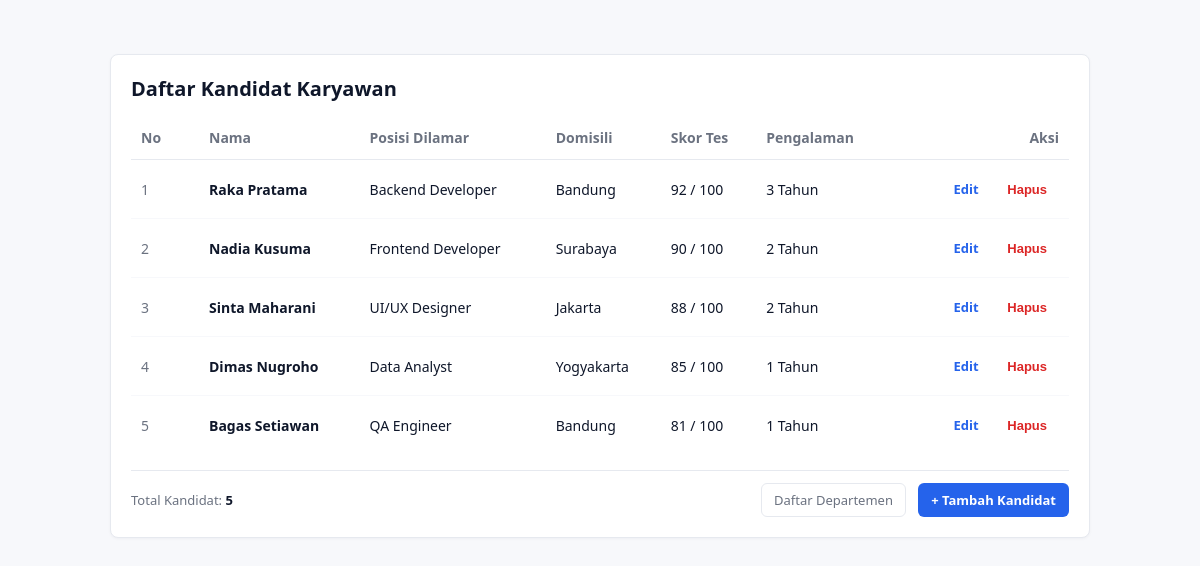
Page /project/index.php on the committed database.
### tables this page shows
CREATE TABLE `kandidat` (
  `id` int NOT NULL AUTO_INCREMENT,
  `nama` varchar(100) NOT NULL,
  `posisi` varchar(100) NOT NULL,
  `domisili` varchar(100) NOT NULL,
  `skorTes` int NOT NULL DEFAULT '0',
  `pengalamanTahun` int NOT NULL DEFAULT '0',
  PRIMARY KEY (`id`)
);

### project/models/DB.php (called while the page is built, shortened)
<?php
class DB {
    private string $host = "localhost";
    private string $db_name = "mvp_kandidat_db";
    private string $username = "root";
    private string $password = "";
    private ?PDO $conn = null;
    private ?PDOStatement $result = null;
    public function __construct(
        string $host = "localhost",
        string $db_name = "mvp_kandidat_db",
        string $username = "root",
        string $password = ""
    ) {
        $this->host = $host;
        $this->db_name = $db_name;
        $this->username = $username;
        $this->password = $password;
        $this->conn = $this->connect();
    }
    public function connect(): PDO {
        try {
            $dsn = "mysql:host={$this->host};dbname={$this->db_name};charset=utf8mb4";
            $options = [
                PDO::ATTR_ERRMODE => PDO::ERRMODE_EXCEPTION,
                PDO::ATTR_DEFAULT_FETCH_MODE => PDO::FETCH_ASSOC,
                PDO::ATTR_EMULATE_PREPARES => false,
            ];
            return new PDO($dsn, $this->username, $this->password, $options);
        } catch (PDOException $e) {
            throw new RuntimeException("Koneksi Database Gagal: " . $e->getMessage(), 0, $e);
        }
    }
    public function executeQuery(string $query, array $params = []): PDOStatement {
        try {
            $stmt = $this->conn->prepare($query);
            $stmt->execute($params);
            $this->result = $stmt;
            return $stmt;
        } catch (PDOException $e) {
            throw new RuntimeException("Query Gagal: " . $e->getMessage(), 0, $e);
        }
    }
    public function getAllResult(): array {
        return $this->result->fetchAll(PDO::FETCH_ASSOC);
    }
}
?>

### project/models/TabelKandidat.php (called while the page is built, shortened)
<?php
require_once __DIR__ . '/DB.php';
require_once __DIR__ . '/Kandidat.php';
class TabelKandidat extends DB implements KontrakModel {
    private function mapRowToKandidat(array $row): Kandidat {
        return new Kandidat(
            (int)$row['id'],
            $row['nama'],
            $row['posisi'],
            $row['domisili'],
            (int)$row['skorTes'],
            (int)$row['pengalamanTahun']
        );
    }
    public function getAllKandidat(): array {
        $query = "SELECT * FROM kandidat ORDER BY skorTes DESC, id ASC";
        $this->executeQuery($query);
        $rows = $this->getAllResult();
        $list = [];
        foreach ($rows as $row) {
            $list[] = $this->mapRowToKandidat($row);
        }
        return $list;
    }
}
?>

### project/models/Kandidat.php (called while the page is built, shortened)
<?php
class Kandidat {
    private ?int $id;
    private string $nama;
    private string $posisi;
    private string $domisili;
    private int $skorTes;
    private int $pengalamanTahun;
    public function __construct(
        ?int $id,
        string $nama,
        string $posisi,
        string $domisili,
        int $skorTes,
        int $pengalamanTahun
    ) {
        $this->id = $id;
        $this->nama = $nama;
        $this->posisi = $posisi;
        $this->domisili = $domisili;
        $this->skorTes = $skorTes;
        $this->pengalamanTahun = $pengalamanTahun;
    }
    public function getId(): ?int { return $this->id; }
    public function getNama(): string { return $this->nama; }
    public function getPosisi(): string { return $this->posisi; }
    public function getDomisili(): string { return $this->domisili; }
    public function getSkorTes(): int { return $this->skorTes; }
    public function getPengalamanTahun(): int { return $this->pengalamanTahun; }
}
?>

### project/views/ViewKandidat.php (called while the page is built, shortened)
<?php
class ViewKandidat implements KontrakView {
    private string $skinPath;
    public function __construct(string $skinPath = '', string $formPath = '') {
        $this->skinPath = $skinPath ?: __DIR__ . '/../template/skin.html';
    }
    public function renderDaftar(string $tableRowsHtml, int $totalData): string {
        $template = file_get_contents($this->skinPath);
        $tokens = [
            '{{TABLE_ROWS}}' => $tableRowsHtml,
            '{{TOTAL_DATA}}' => (string)$totalData,
        ];
        return str_replace(array_keys($tokens), array_values($tokens), $template);
    }
}
?>

### project/presenters/PresenterKandidat.php (the view, shortened to what this page needs)
<?php
class PresenterKandidat implements KontrakPresenter {
    private KontrakModel $model;
    private KontrakView $view;
    public function __construct(KontrakModel $model, KontrakView $view) {
        $this->model = $model;
        $this->view = $view;
    }
    private function buildRowHtml(int $no, Kandidat $kandidat): string {
        $id = (int)$kandidat->getId();
        $nama = htmlspecialchars($kandidat->getNama());
        $posisi = htmlspecialchars($kandidat->getPosisi());
        $domisili = htmlspecialchars($kandidat->getDomisili());
        $skorTes = number_format($kandidat->getSkorTes()) . ' / 100';
        $pengalaman = number_format($kandidat->getPengalamanTahun()) . ' Tahun';
        return "<tr>
            <td class='col-id'>{$no}</td>
            <td><strong>{$nama}</strong></td>
            <td>{$posisi}</td>
            <td>{$domisili}</td>
            <td>{$skorTes}</td>
            <td>{$pengalaman}</td>
            <td class='col-actions'>
                <a href='index.php?screen=edit&id={$id}' class='btn btn-edit'>Edit</a>
                <form method='post' action='index.php' style='display:inline;' onsubmit=\"return confirm('Hapus kandidat ini?')\">
                    <input type='hidden' name='action' value='hapus'>
                    <input type='hidden' name='id' value='{$id}'>
                    <button type='submit' class='btn btn-delete'>Hapus</button>
                </form>
            </td>
        </tr>";
    }
    public function tampilkanKandidat(): string {
        $listKandidat = $this->model->getAllKandidat();
        $totalKandidat = count($listKandidat);
        $rowsHtml = '';
        if (empty($listKandidat)) {
            $rowsHtml = '<tr><td colspan="7" style="text-align:center;color:#6b7280;padding:24px;">Belum ada data kandidat.</td></tr>';
        } else {
            $no = 1;
            foreach ($listKandidat as $kandidat) {
                $rowsHtml .= $this->buildRowHtml($no, $kandidat);
                $no++;
            }
        }
        return $this->view->renderDaftar($rowsHtml, $totalKandidat);
    }
}
?>

### project/index.php
<?php
require_once __DIR__ . '/models/TabelKandidat.php';
require_once __DIR__ . '/views/ViewKandidat.php';
require_once __DIR__ . '/presenters/PresenterKandidat.php';
$model = new TabelKandidat('localhost', 'mvp_kandidat_db', 'root', '');
$view = new ViewKandidat();
$presenter = new PresenterKandidat($model, $view);
if ($_SERVER['REQUEST_METHOD'] === 'POST') {
    $action = $_POST['action'] ?? '';
    if ($action === 'tambah') {
        $presenter->tambahKandidat(
            trim($_POST['nama'] ?? ''),
            trim($_POST['posisi'] ?? ''),
            trim($_POST['domisili'] ?? ''),
            (int)($_POST['skorTes'] ?? 0),
            (int)($_POST['pengalamanTahun'] ?? 0)
        );
    } elseif ($action === 'ubah') {
        $presenter->ubahKandidat(
            (int)($_POST['id'] ?? 0),
            trim($_POST['nama'] ?? ''),
            trim($_POST['posisi'] ?? ''),
            trim($_POST['domisili'] ?? ''),
            (int)($_POST['skorTes'] ?? 0),
            (int)($_POST['pengalamanTahun'] ?? 0)
        );
    } elseif ($action === 'hapus') {
        $presenter->hapusKandidat((int)($_POST['id'] ?? 0));
    }
    header("Location: index.php");
    exit();
} else {
    $screen = $_GET['screen'] ?? 'list';
    if ($screen === 'add') {
        echo $presenter->tampilkanFormKandidat();
    } elseif ($screen === 'edit' && isset($_GET['id'])) {
        echo $presenter->tampilkanFormKandidat((int)$_GET['id']);
    } else {
        echo $presenter->tampilkanKandidat();
    }
}
?>

### rows in the picture
kandidat: id "Daftar Kandidat Karyawan No Nama Posisi Dilamar Domisili Skor Tes Pengalaman Aksi Total Kandidat: 5 Daftar Departemen + Tambah Kandidat", no "5", nama "Bagas Setiawan", posisi "QA Engineer", domisili "Bandung", skorTes "81 / 100", pengalamanTahun "1 Tahun"
kandidat: no "1", nama "Raka Pratama", posisi "Backend Developer", domisili "Bandung", skorTes "92 / 100", pengalamanTahun "3 Tahun"
kandidat: no "2", nama "Nadia Kusuma", posisi "Frontend Developer", domisili "Surabaya", skorTes "90 / 100", pengalamanTahun "2 Tahun"
kandidat: no "3", nama "Sinta Maharani", posisi "UI/UX Designer", domisili "Jakarta", skorTes "88 / 100", pengalamanTahun "2 Tahun"
kandidat: no "4", nama "Dimas Nugroho", posisi "Data Analyst", domisili "Yogyakarta", skorTes "85 / 100", pengalamanTahun "1 Tahun"
